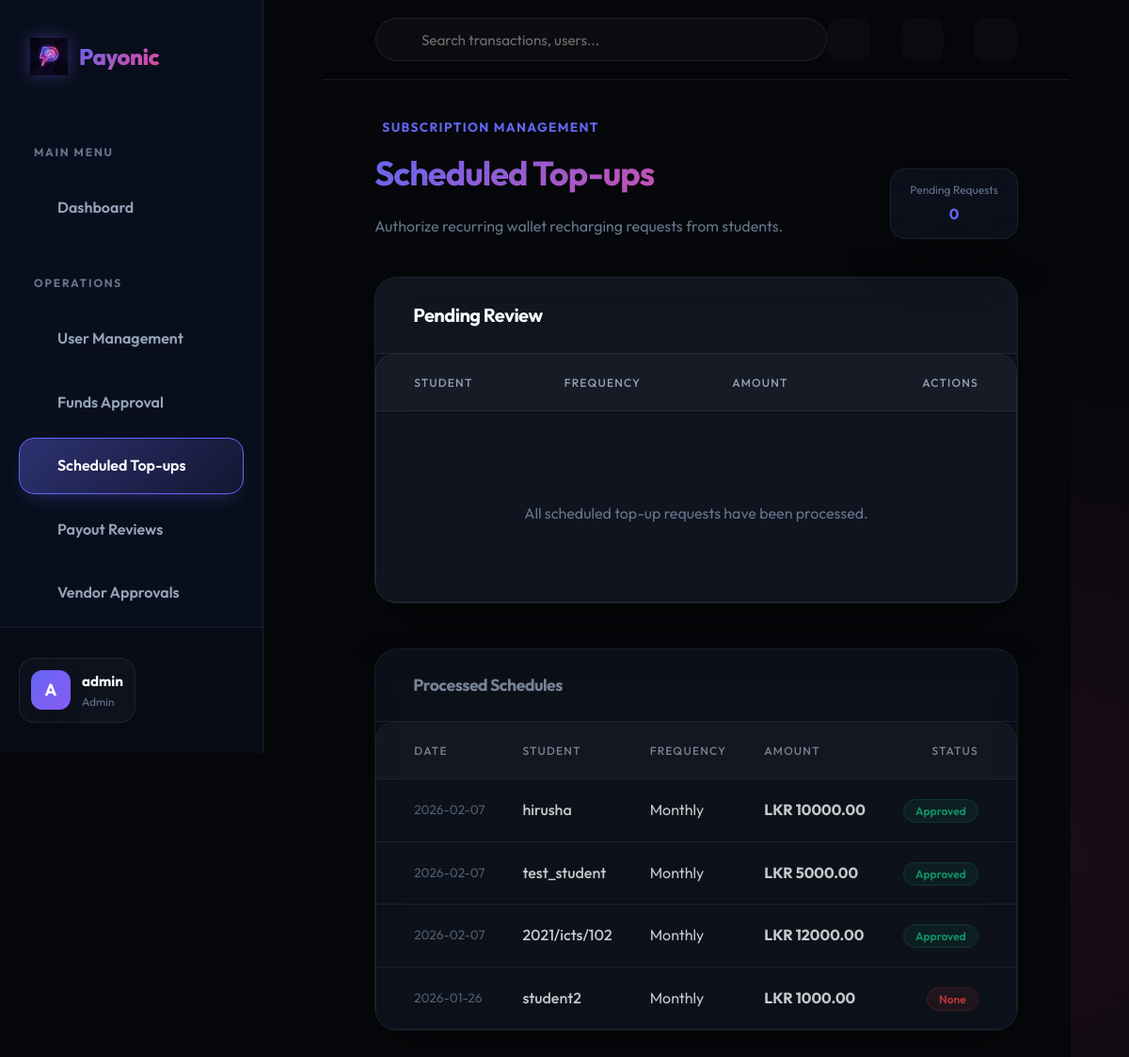
/admin/scheduled-topups (signed in), run on an earlier commit of the app's database.
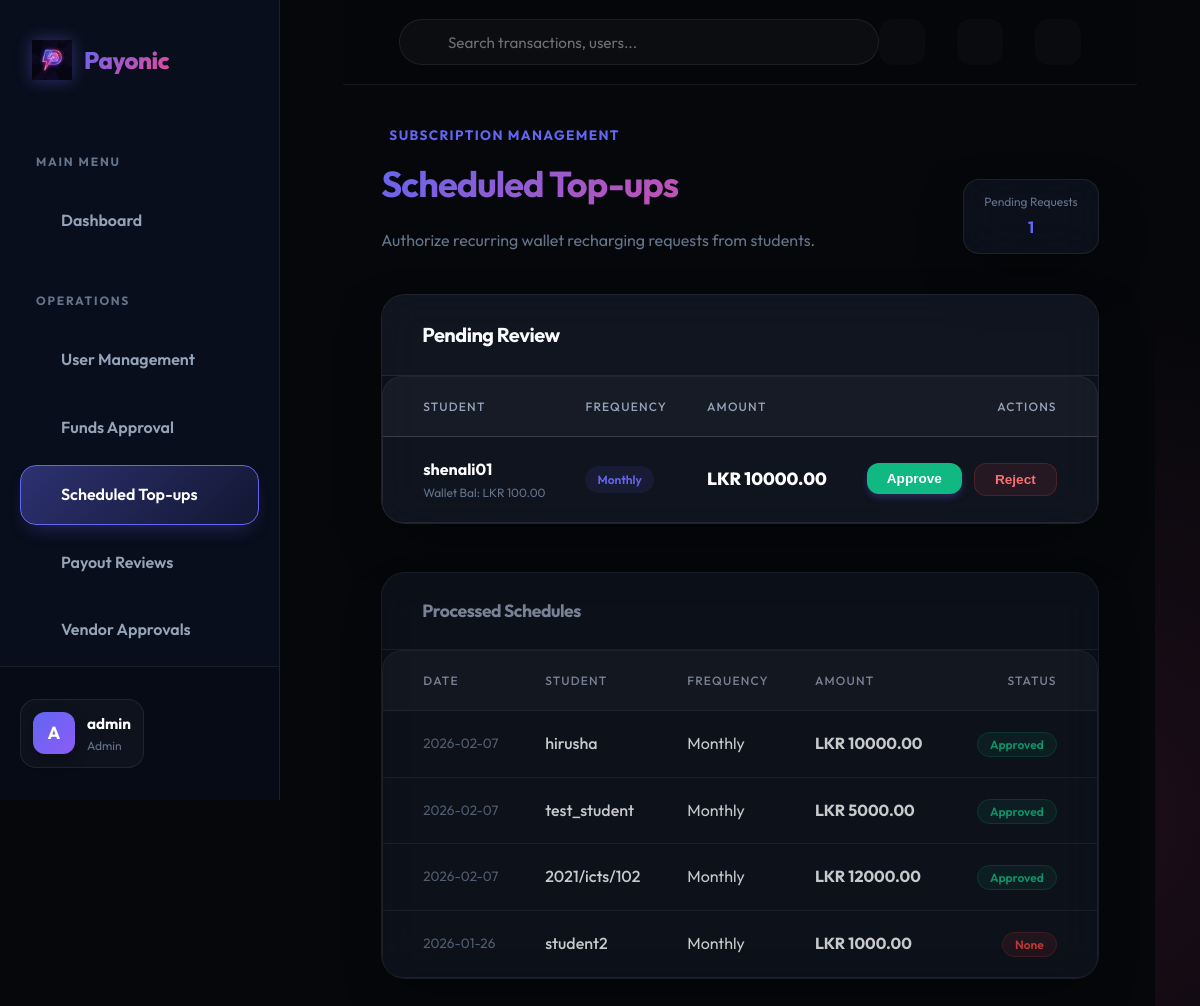
And on a later commit of the database.
### app/models.py (models this page shows, shortened)
class ScheduledTopup(db.Model):
    id = db.Column(db.Integer, primary_key=True)
    user_id = db.Column(db.Integer, db.ForeignKey('user.id'), nullable=False)
    amount = db.Column(db.Float, nullable=False)
    frequency = db.Column(db.String(20), default='monthly') # monthly, weekly
    next_run_date = db.Column(db.DateTime, default=datetime.utcnow)
    is_active = db.Column(db.Boolean, default=True)
    status = db.Column(db.String(20), default='pending') # pending, approved, rejected
    created_at = db.Column(db.DateTime, default=datetime.utcnow)
    reviewed_at = db.Column(db.DateTime)
    reviewed_by = db.Column(db.Integer, db.ForeignKey('user.id'), nullable=True)
    user = db.relationship('User', foreign_keys=[user_id], backref='scheduled_topups')
    reviewer = db.relationship('User', foreign_keys=[reviewed_by])

class User(UserMixin, db.Model):
    id = db.Column(db.Integer, primary_key=True)
    username = db.Column(db.String(64), index=True, unique=True, nullable=False)
    email = db.Column(db.String(120), index=True, unique=True, nullable=False)
    password_hash = db.Column(db.String(128))
    role = db.Column(db.String(20), nullable=False)  # student, vendor, admin
    is_active_user = db.Column(db.Boolean, default=True)
    phone_number = db.Column(db.String(20))
    registration_number = db.Column(db.String(50)) # For students
    student_id = db.Column(db.String(20)) # Internal ID
    vendor_name = db.Column(db.String(100)) # For vendors
    business_name = db.Column(db.String(100)) # For vendors
    business_type = db.Column(db.String(50)) # For vendors
    is_approved_vendor = db.Column(db.Boolean, default=False)
    profile_pic = db.Column(db.String(255))
    merchant_id = db.Column(db.String(50), unique=True)
    bank_name = db.Column(db.String(100))
    account_number = db.Column(db.String(50))
    account_holder_name = db.Column(db.String(100))
    wallet = db.relationship('Wallet', backref='owner', uselist=False, lazy=True)
    sent_transactions = db.relationship('Transaction', foreign_keys='Transaction.sender_id', backref='sender', lazy='dynamic')
    received_transactions = db.relationship('Transaction', foreign_keys='Transaction.receiver_id', backref='receiver', lazy='dynamic')
    qr_codes = db.relationship('QRCode', backref='vendor', lazy='dynamic')
    payout_requests = db.relationship('PayoutRequest', foreign_keys='PayoutRequest.vendor_id', backref='vendor', lazy='dynamic')
    two_factor_enabled = db.Column(db.Boolean, default=False)
    otp_secret = db.Column(db.String(32))
    low_balance_threshold = db.Column(db.Float, default=100.0) # LKR
    refund_requests = db.relationship('RefundRequest', foreign_keys='RefundRequest.user_id', backref='requester', lazy='dynamic')
    budgets = db.relationship('Budget', backref='user', lazy='dynamic')
    created_bills = db.relationship('SplitBill', backref='creator', lazy='dynamic')
    split_participations = db.relationship('SplitBillParticipant', backref='user', lazy='dynamic')
    notifications = db.relationship('Notification', backref='user', lazy='dynamic')
    @property
    def is_active(self):
        return self.is_active_user
    @property
    def unread_notification_count(self):
        return self.notifications.filter_by(is_read=False).count()

class Wallet(db.Model):
    id = db.Column(db.Integer, primary_key=True)
    user_id = db.Column(db.Integer, db.ForeignKey('user.id'), unique=True, nullable=False)
    balance = db.Column(db.Float, default=0.0)
    last_updated = db.Column(db.DateTime, default=datetime.utcnow, onupdate=datetime.utcnow)

### app/admin/routes.py (the view)
@bp.route('/scheduled-topups')
@login_required
def manage_scheduled_topups():
    if current_user.role != 'admin':
        return redirect(url_for('main.index'))
    pending_schedules = ScheduledTopup.query.filter_by(status='pending').order_by(ScheduledTopup.created_at.desc()).all()
    all_schedules = ScheduledTopup.query.order_by(ScheduledTopup.created_at.desc()).limit(50).all()
    return render_template('admin/scheduled_topups.html',
                           title='Scheduled Top-ups',
                           pending_schedules=pending_schedules,
                           all_schedules=all_schedules)

### app/models.py (called while the page is built)
@login.user_loader
def load_user(id):
    return User.query.get(int(id))

### app/templates/admin/scheduled_topups.html (shortened to what the changed rows need)
{% extends "base.html" %}
{% block content %}
<div class="animate-fade-in">
    <div style="display: flex; justify-content: space-between; align-items: flex-end; margin-bottom: 2.5rem;">
        <div>
            <h1 class="text-gradient" style="font-size: 2.25rem;">Scheduled Top-ups</h1>
        </div>
        <div class="glass-panel" style="padding: 0.75rem 1.25rem; border-radius: 1rem;">
            <div style="font-size: 0.75rem; color: var(--text-dim); margin-bottom: 0.25rem;">Pending Requests</div>
            <div style="font-weight: 700; color: var(--primary); text-align: center;">{{ pending_schedules|length }}
            </div>
        </div>
    </div>
    <div class="glass-panel" style="margin-bottom: 3rem; overflow: hidden; padding: 0;">
        <div class="table-container">
            <table style="width: 100%;">
                <thead>
                    <tr>
                        <th style="padding-left: 2.5rem;">Student</th>
                        <th>Frequency</th>
                        <th>Amount</th>
                        <th style="text-align: right; padding-right: 2.5rem;">Actions</th>
                    </tr>
                </thead>
                <tbody>
                    {% for s in pending_schedules %}
                    <tr>
                        <td style="padding-left: 2.5rem;">
                            <div style="font-weight: 700; color: white;">{{ s.user.username }}</div>
                            <div style="font-size: 0.75rem; color: var(--text-dim);">Wallet Bal: LKR {{
                                "{:.2f}".format(s.user.wallet.balance) }}</div>
                        </td>
                        <td>
                            <div style="display: flex; align-items: center; gap: 0.5rem;">
                                <span class="badge-pill"
                                    style="background: rgba(99, 102, 241, 0.1); color: var(--primary); text-transform: capitalize;">
                                    {{ s.frequency }}
                                </span>
                            </div>
                        </td>
                        <td>
                            <div style="font-weight: 800; color: white; font-size: 1.1rem;">LKR {{
                                "{:.2f}".format(s.amount) }}</div>
                        </td>
                        <td style="text-align: right; padding-right: 2.5rem;">
                            <div style="display: flex; gap: 0.75rem; justify-content: flex-end;">
                                <form action="{{ url_for('admin.approve_scheduled_topup', id=s.id) }}" method="post"
                                    style="display: inline;">
                                    <button type="submit" class="btn btn-primary"
                                        style="background: var(--success); padding: 0.5rem 1.25rem; font-size: 0.85rem;">
                                        Approve
                                    </button>
                                </form>
                                <form action="{{ url_for('admin.reject_scheduled_topup', id=s.id) }}" method="post"
                                    style="display: inline;">
                                    <button type="submit" class="btn"
                                        style="background: rgba(239, 68, 68, 0.1); color: #f87171; border: 1px solid rgba(239, 68, 68, 0.2); padding: 0.5rem 1.25rem; font-size: 0.85rem;">
                                        Reject
                                    </button>
                                </form>
                            </div>
                        </td>
                    </tr>
                    {% else %}
                    <tr>
                        <td colspan="4" style="text-align: center; padding: 5rem; color: var(--text-dim);">
                            All scheduled top-up requests have been processed.
                        </td>
                    </tr>
                    {% endfor %}
                </tbody>
            </table>
        </div>
    </div>
    <div class="glass-panel" style="overflow: hidden; padding: 0; opacity: 0.8;">
        <div class="table-container">
            <table style="width: 100%;">
                <thead>
                    <tr>
                        <th style="padding-left: 2.5rem;">Date</th>
                        <th>Student</th>
                        <th>Frequency</th>
                        <th>Amount</th>
                        <th style="text-align: right; padding-right: 2.5rem;">Status</th>
                    </tr>
                </thead>
                <tbody>
                    {% for s in all_schedules if s.status != 'pending' %}
                    <tr>
                        <td style="padding-left: 2.5rem; color: var(--text-dim); font-size: 0.85rem;">{{
                            s.created_at.strftime('%Y-%m-%d') }}</td>
                        <td style="font-weight: 500;">{{ s.user.username }}</td>
                        <td style="text-transform: capitalize;">{{ s.frequency }}</td>
                        <td style="font-weight: 700;">LKR {{ "{:.2f}".format(s.amount) }}</td>
                        <td style="text-align: right; padding-right: 2.5rem;">
                            <span class="badge-pill"
                                style="
                                    background: {{ 'rgba(16, 185, 129, 0.1)' if s.status == 'approved' else 'rgba(239, 68, 68, 0.1)' }};
                                    color: {{ 'var(--success)' if s.status == 'approved' else 'var(--danger)' }};
                                    border: 1px solid {{ 'rgba(16, 185, 129, 0.2)' if s.status == 'approved' else 'rgba(239, 68, 68, 0.2)' }};">
                                {{ s.status|capitalize }}
                            </span>
                        </td>
                    </tr>
                    {% endfor %}
                </tbody>
            </table>
        </div>
    </div>
</div>
{% endblock %}

What changed in the data, as far as the page shows it:
added ScheduledTopup: user.username "shenali01", frequency "Monthly", amount "10000.00", shown under "Pending Review"
added Wallet: user.wallet.balance "100.00"
Also different on the page:
{{ pending_schedules|length }}: "0" → "1"
text no longer shown: "All scheduled top-up requests have been processed."
